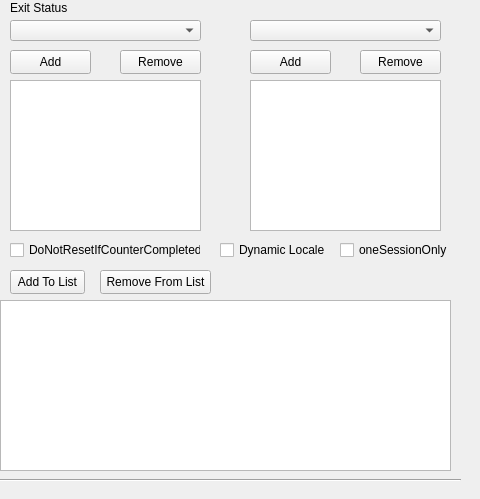
            <widget class="QWidget" name="tab_15">
             <attribute name="title">
              <string>Exit Status</string>
             </attribute>
             <widget class="QComboBox" name="FailExitStatusStatus">
              <property name="geometry">
               <rect>
                <x>10</x>
                <y>20</y>
                <width>191</width>
                <height>21</height>
               </rect>
              </property>
              <property name="currentText">
               <string/>
              </property>
              <property name="placeholderText">
               <string>Status</string>
              </property>
             </widget>
             <widget class="QListWidget" name="FailExitStatusWidget">
              <property name="geometry">
               <rect>
                <x>10</x>
                <y>80</y>
                <width>191</width>
                <height>151</height>
               </rect>
              </property>
             </widget>
             <widget class="QPushButton" name="FailExitStatusAdd">
              <property name="geometry">
               <rect>
                <x>10</x>
                <y>50</y>
                <width>81</width>
                <height>24</height>
               </rect>
              </property>
              <property name="text">
               <string>Add</string>
              </property>
             </widget>
             <widget class="QPushButton" name="FailExitStatusRemove">
              <property name="geometry">
               <rect>
                <x>120</x>
                <y>50</y>
                <width>81</width>
                <height>24</height>
               </rect>
              </property>
              <property name="text">
               <string>Remove</string>
              </property>
             </widget>
             <widget class="QCheckBox" name="FailExitDynamicLocale">
              <property name="geometry">
               <rect>
                <x>220</x>
                <y>240</y>
                <width>111</width>
                <height>20</height>
               </rect>
              </property>
              <property name="text">
               <string>Dynamic Locale</string>
              </property>
              <property name="checked">
               <bool>false</bool>
              </property>
             </widget>
             <widget class="QCheckBox" name="FailExitOneSession">
              <property name="geometry">
               <rect>
                <x>340</x>
                <y>240</y>
                <width>111</width>
                <height>20</height>
               </rect>
              </property>
              <property name="text">
               <string>oneSessionOnly</string>
              </property>
              <property name="checked">
               <bool>false</bool>
              </property>
             </widget>
             <widget class="QCheckBox" name="FailExitDoNotReset">
              <property name="geometry">
               <rect>
                <x>10</x>
                <y>240</y>
                <width>191</width>
                <height>20</height>
               </rect>
              </property>
              <property name="text">
               <string>DoNotResetIfCounterCompleted</string>
              </property>
              <property name="checked">
               <bool>false</bool>
              </property>
             </widget>
             <widget class="QLabel" name="label_16">
              <property name="geometry">
               <rect>
                <x>10</x>
                <y>0</y>
                <width>61</width>
                <height>16</height>
               </rect>
              </property>
              <property name="text">
               <string>Exit Status</string>
              </property>
             </widget>
             <widget class="QListWidget" name="FailExitWidget">
              <property name="geometry">
               <rect>
                <x>0</x>
                <y>300</y>
                <width>451</width>
                <height>171</height>
               </rect>
              </property>
             </widget>
             <widget class="Line" name="line_23">
              <property name="geometry">
               <rect>
                <x>-10</x>
                <y>470</y>
                <width>471</width>
                <height>20</height>
               </rect>
              </property>
              <property name="orientation">
               <enum>Qt::Horizontal</enum>
              </property>
             </widget>
             <widget class="QPushButton" name="FailExitAddToList">
              <property name="geometry">
               <rect>
                <x>10</x>
                <y>270</y>
                <width>75</width>
                <height>24</height>
               </rect>
              </property>
              <property name="text">
               <string>Add To List</string>
              </property>
             </widget>
             <widget class="QPushButton" name="FailExitRemoveFromList">
              <property name="geometry">
               <rect>
                <x>100</x>
                <y>270</y>
                <width>111</width>
                <height>24</height>
               </rect>
              </property>
              <property name="text">
               <string>Remove From List</string>
              </property>
             </widget>
             <widget class="QPushButton" name="FailLocationAdd">
              <property name="geometry">
               <rect>
                <x>250</x>
                <y>50</y>
                <width>81</width>
                <height>24</height>
               </rect>
              </property>
              <property name="text">
               <string>Add</string>
              </property>
             </widget>
             <widget class="QListWidget" name="FailExitLocationWidget">
              <property name="geometry">
               <rect>
                <x>250</x>
                <y>80</y>
                <width>191</width>
                <height>151</height>
               </rect>
              </property>
             </widget>
             <widget class="QPushButton" name="FailLocationRemove">
              <property name="geometry">
               <rect>
                <x>360</x>
                <y>50</y>
                <width>81</width>
                <height>24</height>
               </rect>
              </property>
              <property name="text">
               <string>Remove</string>
              </property>
             </widget>
             <widget class="QComboBox" name="FailExitStatusLocation">
              <property name="geometry">
               <rect>
                <x>250</x>
                <y>20</y>
                <width>191</width>
                <height>21</height>
               </rect>
              </property>
              <property name="currentText">
               <string/>
              </property>
              <property name="placeholderText">
               <string>Location</string>
              </property>
             </widget>
            </widget>
